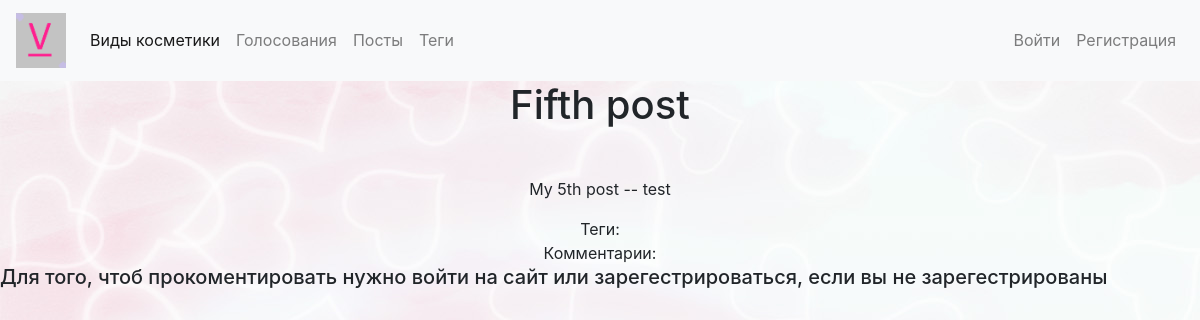
Before: /posts/post/fifth-post-1579440637 with the older database file.
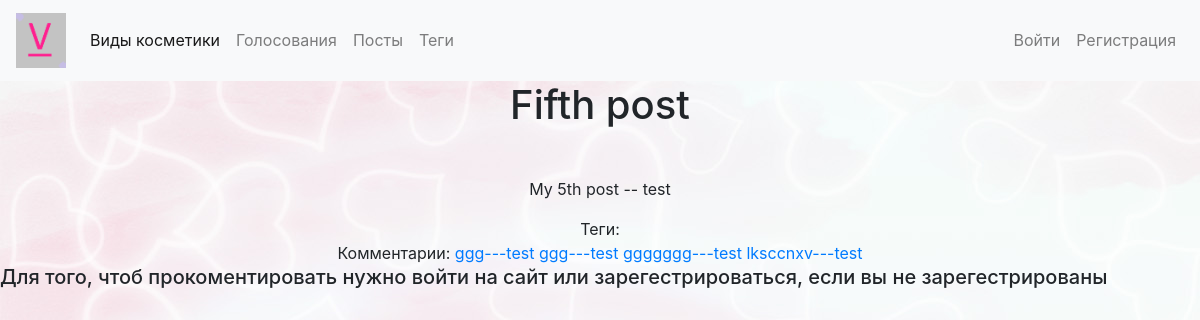
After: the same page with the newer database file.
### postapp/models.py (models this page shows, shortened)
class Post(models.Model):
    title = models.CharField(max_length=150, db_index=True)
    slug = models.SlugField(max_length=150,unique=True)
    body = models.TextField(blank=True, db_index=True)
    date_pub = models.DateTimeField(auto_now_add=True)
    tags = models.ManyToManyField('Tag', blank=True, related_name='posts')
    user = models.ForeignKey(User, on_delete=models.CASCADE, default=1)

class Comment(models.Model):
    text = models.CharField(max_length=200)
    date_pub = models.DateTimeField(auto_now_add=True)
    user = models.ForeignKey(User, on_delete=models.CASCADE,default=1)
    post = models.ForeignKey(Post, on_delete=models.CASCADE,default=5)

### postapp/views.py (the view, shortened to what this page needs)
# urls.py: path('post/<str:slug>',views.PostDetail.as_view(),name='post_detail'),
class PostDetail(View):
    def get(self,request,slug):
        post = Post.objects.get(slug=slug)
        form = CommentForm()
        return render(request,'postapp/post_detail.html',context={'post':post,'form':form})

### postapp/templates/postapp/post_detail.html (shortened to what this page needs)
{% extends 'base.html' %}
{% block content %}
<h1 class="mb-5" style="text-align: center;">{{post.title}}</h1>
<p style="text-align: center;">{{post.body}} -- {{post.user}}</p>
<div style="text-align: center;">
        Теги:
</div>
<div style="text-align: center;">
        Комментарии:
        {% for comment in post.comment_set.all %}
            <a href="#">{{comment.text}}---{{comment.user}}</a>
        {% endfor %}
</div>
{% if user.is_authenticated %}
<form action="{{ post.get_absolute_url }}" method="post">
    {% csrf_token %}
    {% for field in form %}
        <div class="form-group">
            {% if field.errors %}
            <div class="alert alert-danger">
                {{ field.errors }}
            </div>
            {% endif %}
            Прокомментировать:
            {{ field }}
        </div>
    {% endfor %}
    <button type="submit" class="btn btn-primary">Комментировать</button>
</form>
{% else %}
    <h5>Для того, чтоб прокоментировать нужно войти на сайт или зарегестрироваться, если вы не зарегестрированы</h5>
{% endif %}
{% endblock %}

### make_up_site/templates/base.html (shortened to what this page needs)
<!DOCTYPE html>
{% load static %}
<html lang="en">
<head>
  <link rel="stylesheet" href="{% static 'css/base.css' %}">
  <link rel="stylesheet" href="https://stackpath.bootstrapcdn.com/bootstrap/4.3.1/css/bootstrap.min.css">
</head>
<nav class="navbar navbar-expand-lg navbar-light bg-light">
  <a class="navbar-brand" href="{% url 'makeup:index' %}"><img src="/static/media/sitelogo.png" width=50px></a>
  <div class="collapse navbar-collapse" id="navbarSupportedContent">
    <ul class="navbar-nav mr-auto">
      <li class="nav-item active">
        <a class="nav-link" href="{% url 'makeup:types' %}">Виды косметики<span class="sr-only">(current)</span></a>
      </li>
      <li class="nav-item">
        <a class="nav-link" href="{% url 'makeup:polls' %}">Голосования</a>
      </li>
      <li class="nav-item">
        <a class="nav-link" href="{% url 'postapp:posts_list' %}">Посты</a>
      </li>
      <li class="nav-item">
        <a class="nav-link" href="{% url 'postapp:tags_list' %}">Теги</a>
      </li>
    </ul>
  </div>
  <ul class="navbar-nav mr-auto">
    {% if user.is_authenticated %}
    <li class="nav-item"><a class="nav-link" href=" {% url 'makeup:logout' %}">Выйти  {{user.username}} </a></li>
    {% else %}
    <li class="nav-item"><a class="nav-link" href=" {% url 'makeup:login' %}">Войти</a></li>
    <li class="nav-item"><a class="nav-link" href=" {% url 'makeup:register' %}">Регистрация</a></li>
    {% endif %}
  </ul>
</nav>
{% block content %}
{% endblock content %}
</body>
</html>

Changed rows visible on the page:
added Comment: text "ggg", user "test"
added Comment: text "ggg", user "test"
added Comment: text "ggggggg", user "test"
added Comment: text "lksccnxv", user "test"
